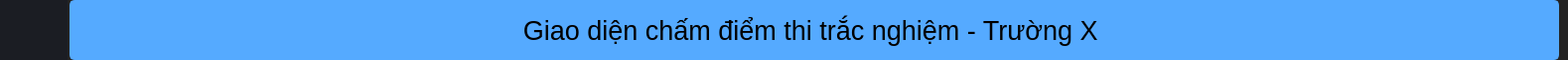
     <widget class="QFrame" name="Top_Bar">
      <property name="minimumSize">
       <size>
        <width>0</width>
        <height>60</height>
       </size>
      </property>
      <property name="maximumSize">
       <size>
        <width>16777215</width>
        <height>60</height>
       </size>
      </property>
      <property name="styleSheet">
       <string notr="true">background-color: rgb(35, 35, 35);</string>
      </property>
      <property name="frameShape">
       <enum>QFrame::NoFrame</enum>
      </property>
      <property name="frameShadow">
       <enum>QFrame::Raised</enum>
      </property>
      <widget class="QFrame" name="frame_toggle">
       <property name="geometry">
        <rect>
         <x>0</x>
         <y>0</y>
         <width>68</width>
         <height>60</height>
        </rect>
       </property>
       <property name="minimumSize">
        <size>
         <width>68</width>
         <height>60</height>
        </size>
       </property>
       <property name="maximumSize">
        <size>
         <width>68</width>
         <height>60</height>
        </size>
       </property>
       <property name="styleSheet">
        <string notr="true">background-color: rgb(85, 170, 255);</string>
       </property>
       <property name="frameShape">
        <enum>QFrame::StyledPanel</enum>
       </property>
       <property name="frameShadow">
        <enum>QFrame::Raised</enum>
       </property>
       <widget class="QPushButton" name="Btn_Toggle">
        <property name="geometry">
         <rect>
          <x>0</x>
          <y>0</y>
          <width>68</width>
          <height>60</height>
         </rect>
        </property>
        <property name="minimumSize">
         <size>
          <width>68</width>
          <height>60</height>
         </size>
        </property>
        <property name="styleSheet">
         <string notr="true">QPushButton {
	background-image: url(:/24x24/icons/24x24/cil-menu.png);
	background-position: center;
	background-repeat: no-reperat;
	border: none;
	background-color: rgb(27, 29, 35);
}
QPushButton:hover {
	background-color: rgb(33, 37, 43);
}
QPushButton:pressed {	
	background-color: rgb(85, 170, 255);
}</string>
        </property>
        <property name="text">
         <string/>
        </property>
       </widget>
      </widget>
      <widget class="QLabel" name="label_2">
       <property name="geometry">
        <rect>
         <x>70</x>
         <y>0</y>
         <width>1500</width>
         <height>60</height>
        </rect>
       </property>
       <property name="minimumSize">
        <size>
         <width>1500</width>
         <height>60</height>
        </size>
       </property>
       <property name="maximumSize">
        <size>
         <width>1791</width>
         <height>60</height>
        </size>
       </property>
       <property name="font">
        <font>
         <pointsize>20</pointsize>
        </font>
       </property>
       <property name="styleSheet">
        <string notr="true">QLabel {
	background-color: rgb(85, 170, 255);
	border-radius: 5px;
	border: 2px solid rgb(85, 170, 255);
}



</string>
       </property>
       <property name="text">
        <string>Giao diện chấm điểm thi trắc nghiệm - Trường X </string>
       </property>
       <property name="alignment">
        <set>Qt::AlignCenter</set>
       </property>
      </widget>
     </widget>
